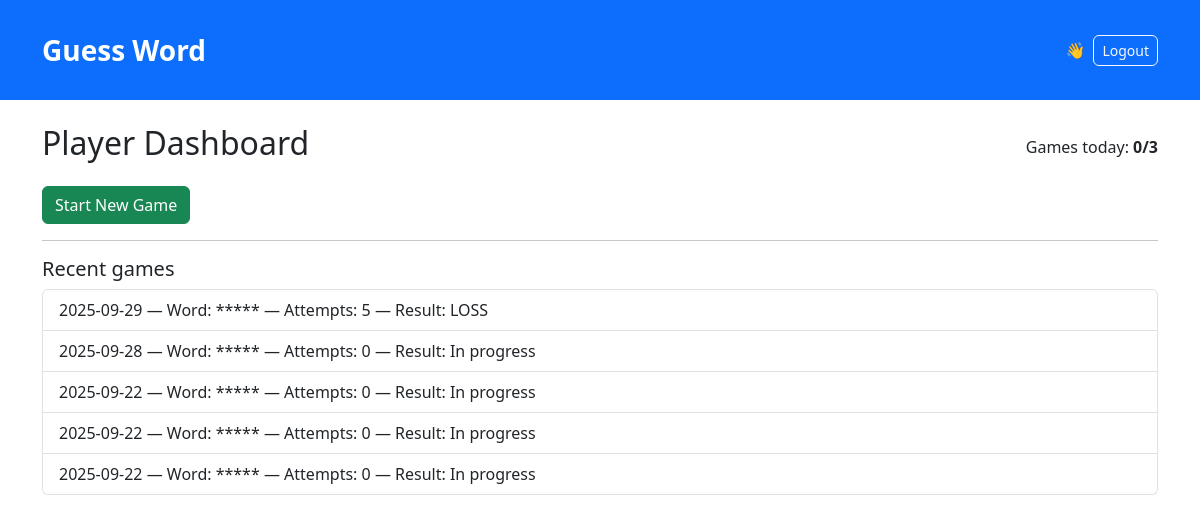
The app's page /player (signed in), older data.
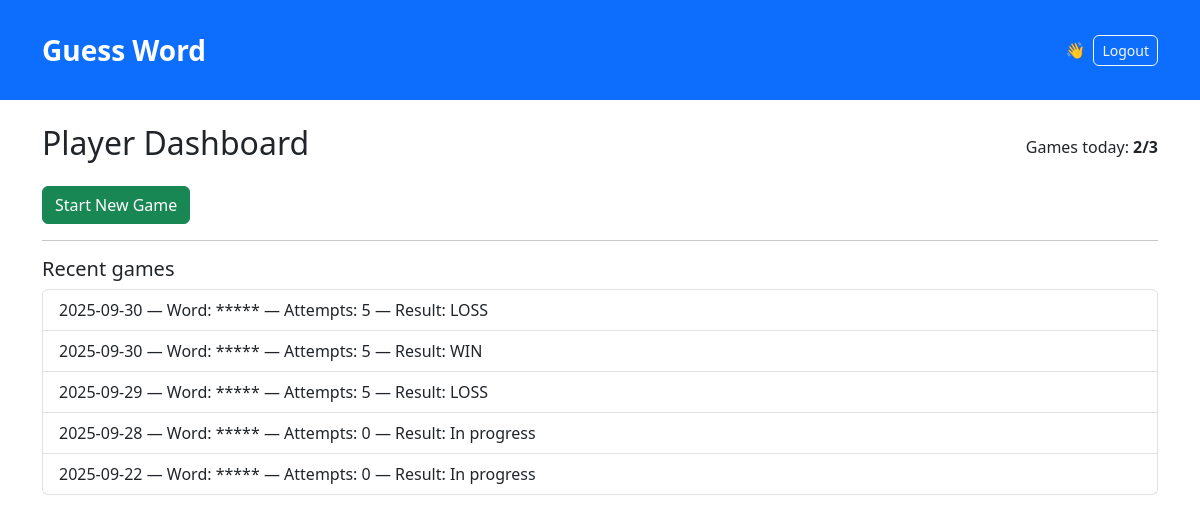
The same page, newer data.
### models.py (models this page shows)
class Game(db.Model):
    id = db.Column(db.Integer, primary_key=True)
    user_id = db.Column(db.Integer, db.ForeignKey("user.id"))
    chosen_word = db.Column(db.String(5))
    date = db.Column(db.Date)
    status = db.Column(db.String(10))  # WIN, LOSS, None
    attempts = db.Column(db.Integer, default=0)

### app.py (the view)
@app.route("/player")
@login_required
def player_dashboard():
    if current_user.is_admin():
        return redirect(url_for("admin_dashboard"))
    today = date.today()
    games_today = Game.query.filter_by(user_id=current_user.id, date=today).count()
    recent_games = Game.query.filter_by(user_id=current_user.id).order_by(Game.date.desc()).limit(5).all()
    return render_template("player_dashboard.html", games_today=games_today, recent_games=recent_games)

### app.py (called while the page is built)
@login_manager.user_loader
def load_user(user_id):
    try:
        return User.query.get(int(user_id))
    except Exception:
        return None

@app.context_processor
def inject_now():
    return {"current_year": datetime.utcnow().year}

### models.py (called while the page is built)
    def is_admin(self) -> bool:
        return self.role.upper() in ["ADMIN", "HEAD_ADMIN"]

### templates/player_dashboard.html (shortened to what this page needs)
{% extends "base.html" %}
{% block content %}
  <div class="d-flex justify-content-between align-items-center">
    <h2>Player Dashboard</h2>
    <div>Games today: <strong>{{ games_today }}/3</strong></div>
  </div>
  <div class="mt-3">
    <form action="{{ url_for('start_game') }}" method="post">
      <button class="btn btn-success" {% if games_today >= 3 %}disabled{% endif %}>Start New Game</button>
    </form>
  </div>
  <hr>
  <h5>Recent games</h5>
  {% if recent_games %}
    <ul class="list-group">
      {% for g in recent_games %}
        <li class="list-group-item">
          {{ g.date }} — Word: {{ '*'*5 }} — Attempts: {{ g.attempts }} — Result: {{ g.status or 'In progress' }}
        </li>
      {% endfor %}
    </ul>
  {% else %}
    <p class="text-muted">No recent games.</p>
  {% endif %}
{% endblock %}

Row changes from the older to the newer data that the page shows:
no longer on this page (row unchanged): Game: date "2025-09-22", value "*****", attempts "0", status "In progress"
no longer on this page (row unchanged): Game: date "2025-09-22", value "*****", attempts "0", status "In progress"
added Game: date "2025-09-30", value "*****", attempts "5", status "LOSS"
added Game: date "2025-09-30", value "*****", attempts "5", status "WIN"
Text that changed along with them:
{{ games_today }}: "0" → "2"
